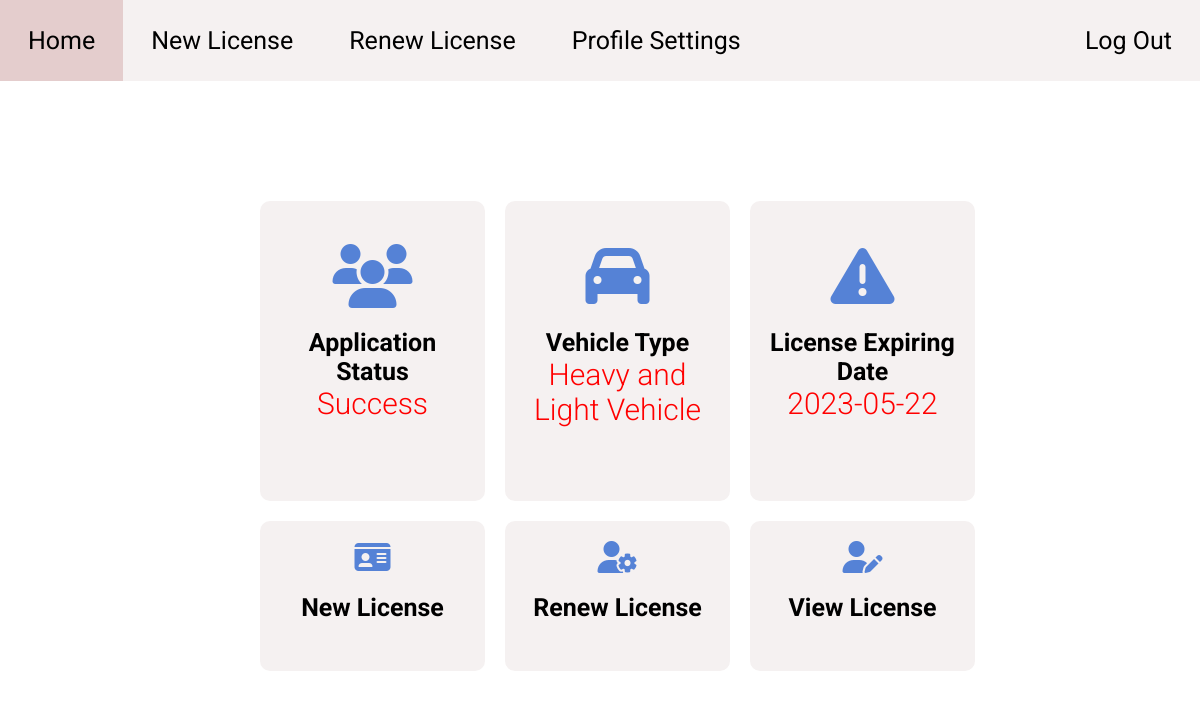
Page /php/user-dashboard.php (signed in) on the committed database.
### tables this page shows
CREATE TABLE `application` (
  `application_id` int(11) NOT NULL,
  `user_id` int(11) DEFAULT NULL,
  `full_name` varchar(50) DEFAULT NULL,
  `address` varchar(50) DEFAULT NULL,
  `license_type` varchar(30) DEFAULT NULL,
  `photo` varchar(100) DEFAULT NULL,
  `nic` varchar(100) DEFAULT NULL,
  `birth_certificate` varchar(100) DEFAULT NULL,
  `medical_report` varchar(100) DEFAULT NULL,
  `application_status` varchar(20) DEFAULT NULL
);

CREATE TABLE `license` (
  `license_id` int(11) NOT NULL,
  `user_id` int(11) DEFAULT NULL,
  `user_name` varchar(100) DEFAULT NULL,
  `user_image` varchar(100) DEFAULT NULL,
  `license_type` varchar(30) DEFAULT NULL,
  `create_date` date DEFAULT NULL,
  `expired_date` date DEFAULT NULL
);

### php/user-dashboard.php (the view, shortened to what this page needs)
<?php
    include "../includes/config.php";
    if(isset($_SESSION['user_id'])){
        $id = $_SESSION['user_id'];
?>
<!DOCTYPE HTML>
<html>
<head>
    <link rel = "stylesheet" type = "text/css" href = "../css/driving-school-dashboard.css"/>
    <link rel="stylesheet" href="https://cdnjs.cloudflare.com/ajax/libs/font-awesome/6.1.1/css/all.min.css" />
    <link rel = "stylesheet" type = "text/css" href = "../css/driving-school-main.css"/>
</head>
<body>
    <?php include '../includes/user-navigation.php'?>
    <div class = "container">
        <div class="row">
            <div class="column column-1">
                <div class="content">
                    <?php
                        $sql1 = "SELECT * FROM Application WHERE user_id = '$id'";
                        $result1 = $conn->query($sql1);
                        if($result1->num_rows == 1){
                            $data1 = $result1->fetch_assoc();
                            $application_status = $data1['application_status'];
                        }else{
                            $application_status = "-";
                        }
                    ?>
                    <i class="fa-solid fa-users fa-4x"></i>
                    <h1>Application Status</h1>
                    <h2 id="count"><?php echo $application_status?></h2>
                </div>
            </div>
            <div class="column column-2">
                <div class="content">
                    <?php
                        $sql2 = "SELECT * FROM Application WHERE user_id = '$id'";
                        $result2 = $conn->query($sql2);
                        if($result2->num_rows == 1){
                            $data2 = $result2->fetch_assoc();
                            $license_type = $data2['license_type'];
                        }else{
                            $license_type = "-";
                        }
                    ?>
                    <i class="fa-solid fa-car fa-4x"></i>
                    <h1>Vehicle Type</h1>
                    <h2 id="count"><?php echo $license_type ?></h2>
                </div>
            </div>
            <div class="column column-3">
                <div class="content">
                    <?php
                        $sql3 = "SELECT * FROM License WHERE user_id = '$id'";
                        $result3 = $conn->query($sql3);
                        if($result3->num_rows == 1){
                            $data3 = $result3->fetch_assoc();
                            $license_expire_date = $data3['expired_date'];
                        }else{
                            $license_expire_date = "-";
                        }
                    ?>
                    <i class="fa-solid fa-exclamation-triangle fa-4x"></i>
                    <h1>License Expiring Date</h1>
                    <h2 id="count"><?php echo $license_expire_date ?></h2>
                </div>
            </div>
        </div>
        <div class="row">
            <div class="column column-4">
                <div class="shortcut">
                    <i class="fa-solid fa-id-card fa-2x"></i>
                    <h1><a href="./user-new-license.php" class="underline-animation">New License</a></h1>
                </div>
            </div>
            <div class="column column-5">
                <div class="shortcut">
                    <i class="fa-solid fa-user-gear fa-2x"></i>
                    <h1><a href="./user-renew-license.php" class="underline-animation">Renew License</a></h1>
                </div>
            </div>
            <div class="column column-6">
                <div class="shortcut">
                    <i class="fa-solid fa-user-pen fa-2x"></i>
                    <h1><a href="./user-view-license.php" class="underline-animation">View License</a></h1>
                </div>
            </div>
        </div>
    </div>
</body>
</html>
<?php
    }else{
        header('Location: ./user.php');
    }
?>

### css/driving-school-dashboard.css (style rules this page uses)
.column { margin: 10px; float: left; width: 30%; padding: 10px; height: 300px; border-radius: 10px; transition: 0.5s; background-color: #f5f1f1; text-align: center; }
.row:after { content: ""; display: table; clear: both; }
.column .content { padding-top: 16%; }
.column-4, .column-5, .column-6 { height: 150px; }
.shortcut { padding-top: 5%; }
.shortcut h1 { cursor: pointer; }
.shortcut h1 a { text-decoration: none; color: black; }
.content h1, .shortcut h1 { font-size: 25px; }
.content h2 { font-size: 30px; }
i { padding-bottom: 20px; }
#count { color: red; font-weight: 300; }
.fa-solid { color: #5582d6; }
.underline-animation { display: inline-block; position: relative; color: rgb(63, 62, 62); }
.underline-animation:after { content: ''; position: absolute; width: 100%; transform: scaleX(0); height: 3px; bottom: 0; left: 0; background-color: rgb(63, 62, 62); transform-origin: bottom left; transition: transform 0.5s ease-out; }

### css/driving-school-main.css (style rules this page uses)
* { box-sizing: border-box; margin: 0; padding: 0; font-family: 'Roboto', sans-serif; }
.container { padding-top: 110px; padding-left: 200px; padding-right: 200px; margin-left: 50px; }

### rows in the picture
application: application_status "Success", license_type "Heavy and Light Vehicle"
license: expired_date "2023-05-22"
